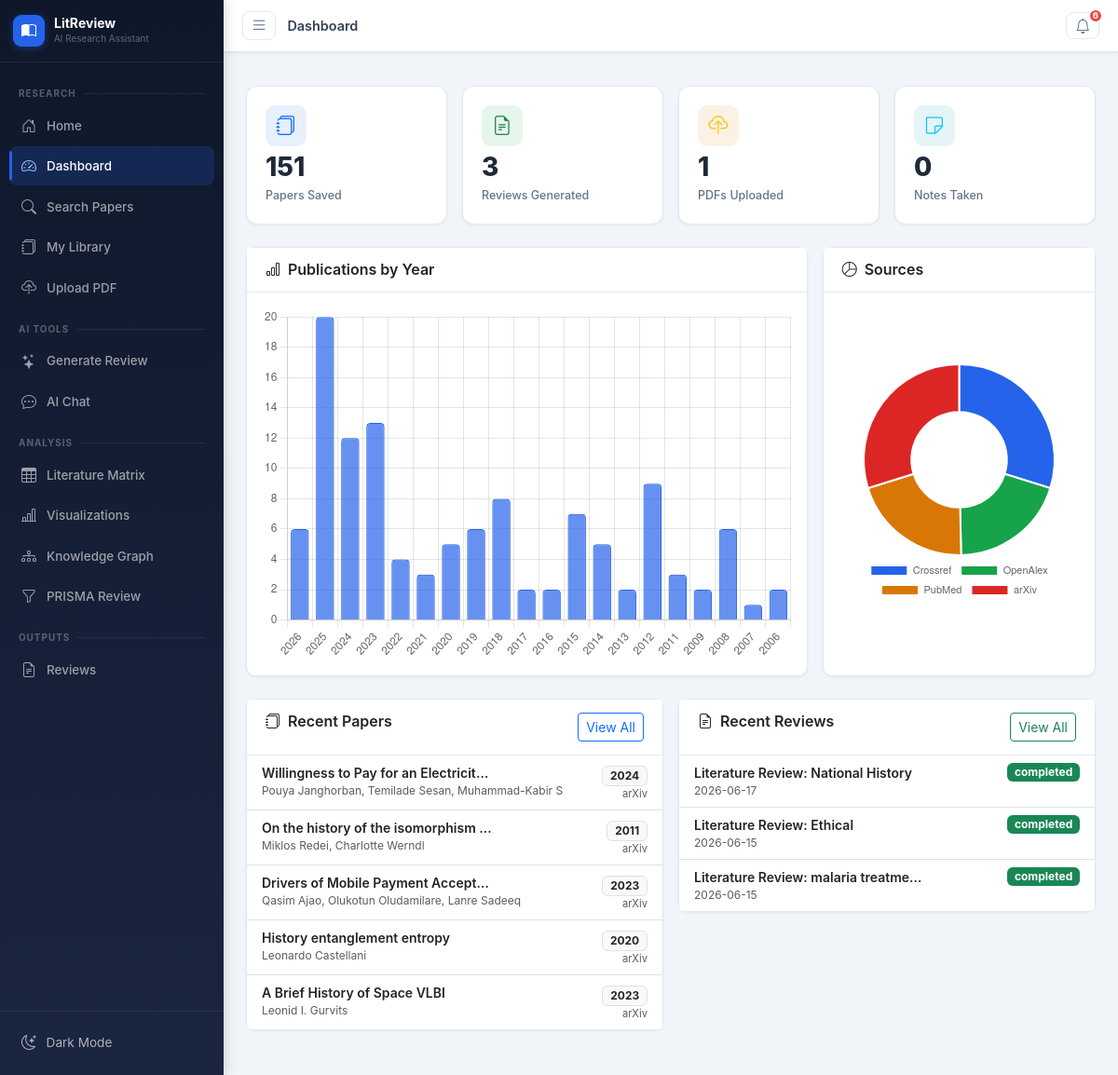
/dashboard, run on the app's committed database.
### tables this page shows
CREATE TABLE papers (
            id INTEGER PRIMARY KEY AUTOINCREMENT,
            title TEXT NOT NULL,
            authors TEXT,
            abstract TEXT,
            year INTEGER,
            doi TEXT,
            url TEXT,
            journal TEXT,
            citations_count INTEGER DEFAULT 0,
            source TEXT,
            keywords TEXT,
            full_text TEXT,
            created_at TIMESTAMP DEFAULT CURRENT_TIMESTAMP
        );

CREATE TABLE literature_reviews (
            id INTEGER PRIMARY KEY AUTOINCREMENT,
            title TEXT NOT NULL,
            topic TEXT,
            introduction TEXT,
            thematic_analysis TEXT,
            research_gaps TEXT,
            future_directions TEXT,
            conclusion TEXT,
            paper_ids TEXT,
            status TEXT DEFAULT 'draft',
            word_count INTEGER DEFAULT 0,
            created_at TIMESTAMP DEFAULT CURRENT_TIMESTAMP,
            updated_at TIMESTAMP DEFAULT CURRENT_TIMESTAMP
        );

### blueprints/main.py (the view)
@main_bp.route('/dashboard')
def dashboard():
    site = get_site_settings()
    db = get_db()
    stats = {
        'papers': db.execute('SELECT COUNT(*) as c FROM papers').fetchone()['c'],
        'reviews': db.execute('SELECT COUNT(*) as c FROM literature_reviews').fetchone()['c'],
        'uploads': db.execute('SELECT COUNT(*) as c FROM paper_files').fetchone()['c'],
        'notes': db.execute('SELECT COUNT(*) as c FROM paper_notes').fetchone()['c'],
    }
    recent_papers = db.execute('SELECT * FROM papers ORDER BY created_at DESC LIMIT 5').fetchall()
    recent_reviews = db.execute('SELECT * FROM literature_reviews ORDER BY created_at DESC LIMIT 5').fetchall()
    year_dist = db.execute('''SELECT year, COUNT(*) as count FROM papers
                               WHERE year IS NOT NULL GROUP BY year ORDER BY year DESC LIMIT 20''').fetchall()
    source_dist = db.execute('SELECT source, COUNT(*) as count FROM papers GROUP BY source').fetchall()
    db.close()
    return render_template('dashboard.html', site=site, stats=stats,
                           recent_papers=recent_papers, recent_reviews=recent_reviews,
                           year_dist=[dict(r) for r in year_dist],
                           source_dist=[dict(r) for r in source_dist],
                           notifications=get_notifications())

### blueprints/main.py (called while the page is built)
def get_site_settings():
    db = get_db()
    rows = db.execute('SELECT key, value FROM site_settings').fetchall()
    db.close()
    return {r['key']: r['value'] for r in rows}

def get_notifications():
    db = get_db()
    rows = db.execute('SELECT * FROM notifications WHERE is_read=0 ORDER BY created_at DESC LIMIT 10').fetchall()
    db.close()
    return [dict(r) for r in rows]

### models/__init__.py (called while the page is built)
def get_db():
    conn = sqlite3.connect(Config.DATABASE_PATH)
    conn.row_factory = sqlite3.Row
    return conn

### templates/dashboard.html (shortened to what this page needs)
{% extends "base.html" %}
{% block page_title %}Dashboard{% endblock %}
{% block content %}
<div class="row g-3 mb-4">
  {% for label, val, icon, color in [('Papers Saved', stats.papers, 'journals', 'primary'), ('Reviews Generated', stats.reviews, 'file-earmark-text', 'success'), ('PDFs Uploaded', stats.uploads, 'cloud-upload', 'warning'), ('Notes Taken', stats.notes, 'sticky', 'info')] %}
  <div class="col-6 col-xl-3">
    <div class="stat-card">
      <div class="stat-icon bg-{{ color }}-soft"><i class="bi bi-{{ icon }} text-{{ color }}"></i></div>
      <div class="stat-value">{{ val }}</div>
      <div class="stat-label">{{ label }}</div>
    </div>
  </div>
  {% endfor %}
</div>
<div class="row g-3 mb-4">
  <div class="col-lg-8">
    <div class="card shadow-sm h-100">
      <div class="card-header d-flex justify-content-between align-items-center">
        <h6 class="mb-0 fw-semibold"><i class="bi bi-bar-chart me-2"></i>Publications by Year</h6>
      </div>
      <div class="card-body">
        <canvas id="yearChart" height="200"></canvas>
      </div>
    </div>
  </div>
  <div class="col-lg-4">
    <div class="card shadow-sm h-100">
      <div class="card-header"><h6 class="mb-0 fw-semibold"><i class="bi bi-pie-chart me-2"></i>Sources</h6></div>
      <div class="card-body d-flex align-items-center justify-content-center">
        <canvas id="sourceChart" height="200"></canvas>
      </div>
    </div>
  </div>
</div>
<div class="row g-3">
  <div class="col-md-6">
    <div class="card shadow-sm">
      <div class="card-header d-flex justify-content-between">
        <h6 class="mb-0 fw-semibold"><i class="bi bi-journals me-2"></i>Recent Papers</h6>
        <a href="/papers" class="btn btn-sm btn-outline-primary">View All</a>
      </div>
      <div class="list-group list-group-flush">
        {% for p in recent_papers %}
        <a href="/papers/{{ p.id }}" class="list-group-item list-group-item-action">
          <div class="d-flex justify-content-between align-items-start">
            <div class="flex-grow-1 me-2">
              <div class="small fw-semibold text-truncate" style="max-width:250px;">{{ p.title }}</div>
              <div class="text-muted" style="font-size:0.75rem;">{{ p.authors[:50] if p.authors else '' }}</div>
            </div>
            <div class="text-end">
              {% if p.year %}<span class="badge bg-light text-dark border">{{ p.year }}</span>{% endif %}
              <div class="text-muted" style="font-size:0.7rem;">{{ p.source }}</div>
            </div>
          </div>
        </a>
        {% else %}
        <div class="list-group-item text-muted small text-center py-3">No papers yet. <a href="/search">Search now</a></div>
        {% endfor %}
      </div>
    </div>
  </div>
  <div class="col-md-6">
    <div class="card shadow-sm">
      <div class="card-header d-flex justify-content-between">
        <h6 class="mb-0 fw-semibold"><i class="bi bi-file-earmark-text me-2"></i>Recent Reviews</h6>
        <a href="/reviews" class="btn btn-sm btn-outline-success">View All</a>
      </div>
      <div class="list-group list-group-flush">
        {% for r in recent_reviews %}
        <a href="/reviews/{{ r.id }}" class="list-group-item list-group-item-action">
          <div class="d-flex justify-content-between align-items-start">
            <div class="flex-grow-1 me-2">
              <div class="small fw-semibold text-truncate" style="max-width:250px;">{{ r.title }}</div>
              <div class="text-muted" style="font-size:0.75rem;">{{ r.created_at[:10] }}</div>
            </div>
            <span class="badge bg-{{ 'success' if r.status=='completed' else 'secondary' }}">{{ r.status }}</span>
          </div>
        </a>
        {% else %}
        <div class="list-group-item text-muted small text-center py-3">No reviews yet. <a href="/ai/generate-review">Generate one</a></div>
        {% endfor %}
      </div>
    </div>
  </div>
</div>
{% endblock %}
{% block scripts %}
<script>
const yearData = {{ year_dist | tojson }};
const sourceData = {{ source_dist | tojson }};
if (yearData.length > 0) {
  new Chart(document.getElementById('yearChart'), {
    type: 'bar',
    data: {
      labels: yearData.map(d => d.year),
      datasets: [{
        label: 'Papers',
        data: yearData.map(d => d.count),
        backgroundColor: 'rgba(37, 99, 235, 0.7)',
        borderColor: 'rgba(37, 99, 235, 1)',
        borderWidth: 1, borderRadius: 4
      }]
    },
    options: { responsive: true, plugins: { legend: { display: false } }, scales: { y: { beginAtZero: true, ticks: { stepSize: 1 } } } }
  });
} else {
  document.getElementById('yearChart').parentElement.innerHTML = '<p class="text-center text-muted py-4">Save papers to see year distribution</p>';
}
if (sourceData.length > 0) {
  const colors = ['#2563eb','#16a34a','#d97706','#dc2626','#7c3aed','#0891b2'];
  new Chart(document.getElementById('sourceChart'), {
    type: 'doughnut',
    data: {
      labels: sourceData.map(d => d.source),
      datasets: [{ data: sourceData.map(d => d.count), backgroundColor: colors, borderWidth: 2 }]
    },
    options: { responsive: true, plugins: { legend: { position: 'bottom', labels: { font: { size: 11 } } } } }
  });
} else {
  document.getElementById('sourceChart').parentElement.innerHTML = '<p class="text-center text-muted py-4">No source data yet</p>';
}
</script>
{% endblock %}

### static/css/style.css (style rules this page uses)
:root { --primary: #2563eb; --primary-soft: rgba(37, 99, 235, 0.1); --success-soft: rgba(22, 163, 74, 0.1); --warning-soft: rgba(217, 119, 6, 0.1); --info-soft: rgba(8, 145, 178, 0.1); --sidebar-w: 240px; --sidebar-bg: #1e293b; --top-nav-h: 56px; }
body { font-family: 'Inter', -apple-system, BlinkMacSystemFont, 'Segoe UI', sans-serif; background: #f1f5f9; color: #1e293b; overflow-x: hidden; }
.stat-card { background: white; border-radius: 12px; padding: 1.25rem; display: flex; flex-direction: column; align-items: flex-start; gap: 0.5rem; box-shadow: 0 1px 3px rgba(0,0,0,0.06); border: 1px solid #e2e8f0; }
.stat-icon { width: 44px; height: 44px; border-radius: 10px; display: flex; align-items: center; justify-content: center; font-size: 1.3rem; }
.stat-value { font-size: 1.75rem; font-weight: 800; line-height: 1; color: #1e293b; }
.stat-label { font-size: 0.78rem; color: #64748b; font-weight: 500; }
.card { border: 1px solid #e2e8f0; border-radius: 10px; }
.card-header { background: white; border-bottom: 1px solid #e2e8f0; padding: 0.875rem 1.25rem; font-size: 0.9rem; }
.shadow-sm { box-shadow: 0 1px 3px rgba(0,0,0,0.06) !important; }
.bg-primary-soft { background: var(--primary-soft) !important; }
.bg-success-soft { background: var(--success-soft) !important; }
.bg-warning-soft { background: var(--warning-soft) !important; }
.bg-info-soft { background: var(--info-soft) !important; }

### data on the page
papers: title "Willingness to Pay for an Electricit…", authors "Pouya Janghorban, Temilade Sesan, Muhammad-Kabir S", year "2024", source "arXiv"
papers: title "On the history of the isomorphism…", authors "Miklos Redei, Charlotte Werndl", year "2011", source "arXiv"
papers: title "Drivers of Mobile Payment Accept…", authors "Qasim Ajao, Olukotun Oludamilare, Lanre Sadeeq", year "2023", source "arXiv"
papers: title "History entanglement entropy", authors "Leonardo Castellani", year "2020", source "arXiv"
papers: title "A Brief History of Space VLBI", authors "Leonid I. Gurvits", year "2023", source "arXiv"
literature_reviews: title "Literature Review: National History", created_at "2026-06-17", status "completed"
literature_reviews: title "Literature Review: Ethical", created_at "2026-06-15", status "completed"
literature_reviews: title "Literature Review: malaria treatme…", created_at "2026-06-15", status "completed"

### other printed values
{{ g_notif_count }} "6"
{{ val }} "151" "3" "1" "0"
{{ label }} "Papers Saved" "Reviews Generated" "PDFs Uploaded" "Notes Taken"
chart data {{ source_dist | tojson }} [{"count": 45, "source": "Crossref"}, {"count": 30, "source": "OpenAlex"}, {"count": 31, "source": "PubMed"}, {"count": 45, "source": "arXiv"}]
